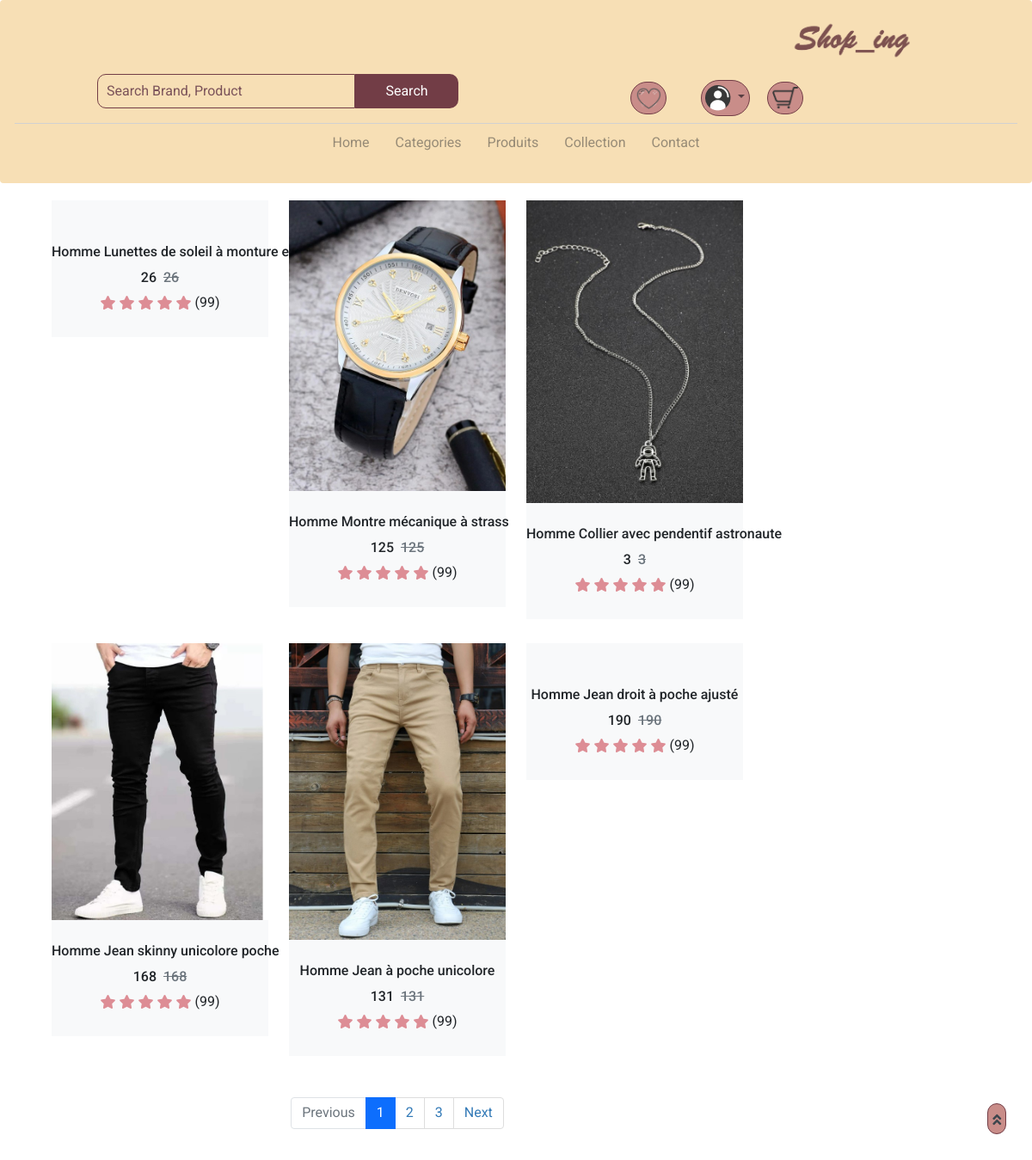
The page /category_products.php?id=2 on the database its author committed.
### tables this page shows
CREATE TABLE `produits` (
  `id` int(11) NOT NULL,
  `image` text NOT NULL,
  `nom` varchar(50) NOT NULL,
  `prix` int(11) NOT NULL,
  `description` text NOT NULL,
  `cat_id` int(11) DEFAULT NULL
);

### category_products.php (the view, shortened to what this page needs)
<?php
    include "config/connexion.php";
    $category_id = $_GET['id'];
    $query = "SELECT * FROM produits WHERE cat_id = :category_id";
    $stmt = $access->prepare($query);
    $stmt->bindValue(':category_id', $category_id);
    $stmt->execute();
    $products = $stmt->fetchAll();
?>
<!DOCTYPE html>
<html lang="en">
<head>
    <link href="https://cdnjs.cloudflare.com/ajax/libs/font-awesome/5.10.0/css/all.min.css" rel="stylesheet">
    <link href="css/shop.css" rel="stylesheet">
</head>
<body>
    <?php
include("header.php");
?>
    <div class="container-fluid">
        <div class="row px-xl-5">
            <div class="col-lg-9 col-md-8">
                <div class="row pb-3">
                    <?php
                    foreach($products as $produit) { ?>
                    <div class="col-lg-4 col-md-6 col-sm-6 pb-1">
                        <div class="product-item bg-light mb-4">
                            <div class="product-img position-relative overflow-hidden">
                                <img class="img-fluid w-100" src="<?= $produit['image'] ?>" alt="">
                                <div class="product-action">
                                </div>
                            </div>
                            <div class="text-center py-4">
                                <a class="h6 text-decoration-none text-truncate" href=""><?=  $produit['nom'] ?></a>
                                <div class="d-flex align-items-center justify-content-center mt-2">
                                    <h5><?=  $produit['prix'] ?></h5><h6 class="text-muted ml-2"><del><?=  $produit['prix']?></del></h6>
                                </div>
                                <div class="d-flex align-items-center justify-content-center mb-1">
                                    <small class="fa fa-star text-primary mr-1"></small>
                                    <small class="fa fa-star text-primary mr-1"></small>
                                    <small class="fa fa-star text-primary mr-1"></small>
                                    <small class="fa fa-star text-primary mr-1"></small>
                                    <small class="fa fa-star text-primary mr-1" ></small>
                                    <small>(99)</small>
                                </div>
                            </div>
                        </div>
                    </div>
                    <?php
                        }
                        ?>
                    <div class="col-12">
                        <nav>
                          <ul class="pagination justify-content-center">
                            <li class="page-item disabled"><a class="page-link" href="#">Previous</span></a></li>
                            <li class="page-item active"><a class="page-link" href="#">1</a></li>
                            <li class="page-item"><a class="page-link" href="#">2</a></li>
                            <li class="page-item"><a class="page-link" href="#">3</a></li>
                            <li class="page-item"><a class="page-link" href="#">Next</a></li>
                          </ul>
                        </nav>
                    </div>
                </div>
            </div>
        </div>
    </div>
    <a href="#" class="btn btn-primary back-to-top"><i class="fa fa-angle-double-up"></i></a>
</body>
</html>

### css/home.css (style rules this page uses)
.active, .dot:hover { background-color: #717171; }

### css/nav.css (style rules this page uses)
* { margin: 0; padding: 0; box-sizing: border-box; font-family: 'roboto', sans-serif; }
.btn { display: inline-block; margin-top: 1rem; border-radius: 5rem; background:rgb(201, 141, 137); color:#583f43; padding: 0.3em; cursor: pointer; font-size: 1.7rem; border-color: #723d46; }

### login.php (style rules this page uses)
.btn { font-size: 1.3em; width:auto; }
.row { width:150; }

### header.php (style rules this page uses)
.btn { background:transparent; }
i { display: inline-block; vertical-align: middle; }
* { margin: 0; padding: 0; box-sizing: border-box; font-family: 'roboto', sans-serif; }
.btn { display: inline-block; margin-top: 1rem; border-radius: 5rem; background:rgb(201, 141, 137); color:#583f43; padding: 0.3em; cursor: pointer; font-size: 1.7rem; border-color: #723d46; }

### category_products.php (style rules this page uses)
* { font-size:1em !important; }
.text-primary { color: #dd8d95!important; }

### rows shown on the page
produits: nom "Homme Lunettes de soleil à monture en métal", prix "26"
produits: image (picture), nom "Homme Montre mécanique à strass", prix "125"
produits: image (picture), nom "Homme Collier avec pendentif astronaute", prix "3"
produits: image (picture), nom "Homme Jean skinny unicolore poche", prix "168"
produits: image (picture), nom "Homme Jean à poche unicolore", prix "131"
produits: nom "Homme Jean droit à poche ajusté", prix "190"
